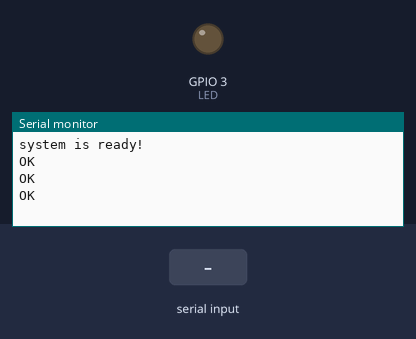
A sketch run on a simulated ESP32. Shown: output pins drawn as LEDs (lit = HIGH), the last lines printed to the serial monitor. Inputs (shaded band) come from the test bench. The modem accepts every AT command (registered, SIM ready, sends succeed) and sends nothing else.

Above: at 2.7 s.
2.8 s: "+" received over the second serial link
At 3.5 s:
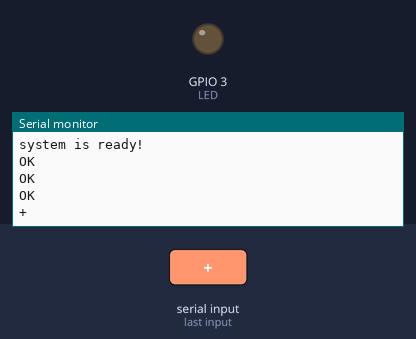
4.3 s: "I" received over the second serial link
At 4.7 s:
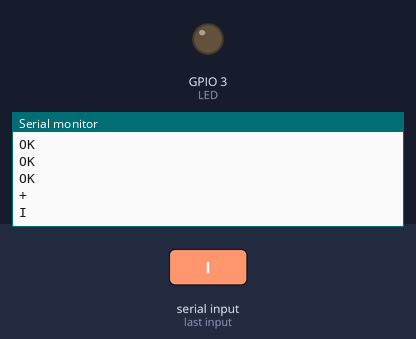
5.8 s: "P" received over the second serial link
At 7.0 s:
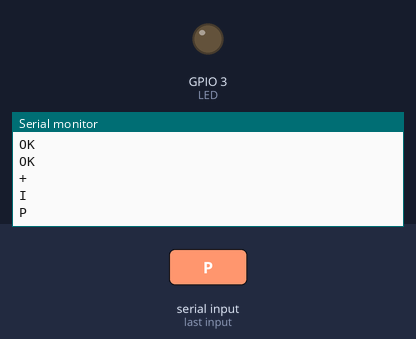

The sketch:

Esp8266_App_Control_led.ino
```cpp
#include <WiFi.h>
#include <WiFiClient.h>
#include <WiFiServer.h>
#include <WiFiUdp.h>

#include <SoftwareSerial.h>
//#include <ESP8266WiFi.h>

#define WIFI_TX       5
#define WIFI_RX       6
#define LED           3
SoftwareSerial wifi(WIFI_RX, WIFI_TX);   //RX, TX

String _comdata_wifi = "";             //for incoming wifi serial data
const char* ssid = "NETGEAR_5G";
const char* password = "wangkeren";

void setup() {
     pinMode(LED,OUTPUT);
    digitalWrite(LED,LOW);
  Serial.begin(9600);
  wifi.begin(ssid, password);
  Serial.println("system is ready!");

  wifi.println("AT+CWMODE=3\r\n");
  delay(500);
  wifi.println("AT+CIPMUX=1\r\n");
  delay(500);
  wifi.println("AT+CIPSERVER=1,5000\r\n");
  delay(500);
}

void loop() {
  getWifiSerialData();
  if(Serial.available()){
    String order = "";
    while (Serial.available()){
      char cc = (char)Serial.read();
      order += cc;
      delay(2);
    }
    order.trim();
    wifi.println(order);
  }
  if(_comdata_wifi!=""){
    Serial.println(_comdata_wifi);
     Serial.println("\r\n");
//     for(int a=0;a<_comdata_wifi.length();a++)
//     {
//     Serial.println(a);
//    Serial.println(_comdata_wifi[a]);
//     }
if((_comdata_wifi[2]=='+')&&(_comdata_wifi[3]=='I')&&(_comdata_wifi[4]=='P'))//MCU接收到的数据为+IPD时进入判断控制0\1来使小灯亮与灭
            {
                if((_comdata_wifi[5]=='D')&&(_comdata_wifi[8]==','))
                     {
                      if(_comdata_wifi[11]=='0')
                            {
                                  digitalWrite(LED,LOW);//0 灯灭
                                   Serial.println("灯灭");
wifi.println("灯灭");
//wifi模块向pc端或手机端 发送"灯灭
}

                           else if (_comdata_wifi[11]=='1')
                            {
                                   digitalWrite(LED,HIGH);    //1 灯亮
                                wifi.println("灯亮");
                                Serial.println("灯亮");
//wifi模块向pc端或手机端 发送"灯亮"
                 }
           }
        }

    _comdata_wifi = String("");
  }
}

void getWifiSerialData(){
  while (wifi.available() > 0){
    _comdata_wifi += char(wifi.read());   //get wifi data
    delay(4);
  }
}
```

Measured:
- after the input at 2.8 s, the serial monitor: prints a new line at once (image 1)
- after the input at 4.3 s, the serial monitor: prints a new line at once (image 2)
- after the input at 5.8 s, the serial monitor: prints a new line at once (image 3)
